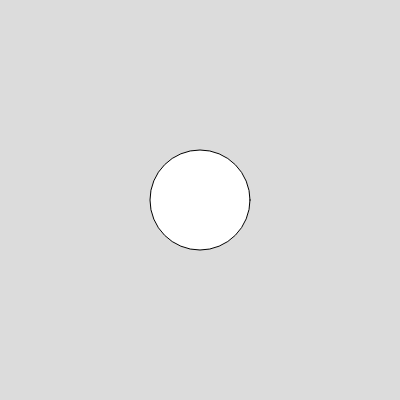
Frame 1 (no input)
Frame 60 (no input): identical to frame 1, image omitted
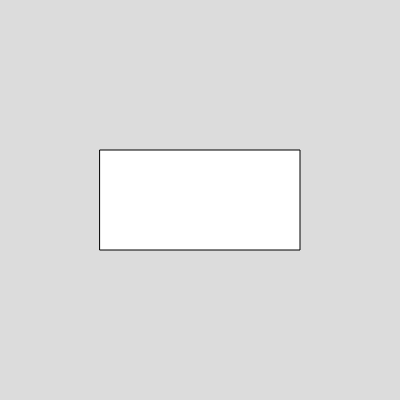
Frame 120 (the mouse pressed at the canvas centre since frame 60)

The p5.js sketch that drew these frames (run headless with seeded random() and noise() and a simulated clock; from frame 60 on, the mouse is pressed at the canvas centre):

// p5.js sketch
// ── sketch.js
function setup() {
  createCanvas(400, 400);
  rectMode(CORNERS);
}

function draw() {
  background(220);

  if (mouseX < 200) {
    circle(200, 200, 100);
  } else {
    rect(100, 150, 300, 250);
  }
}
